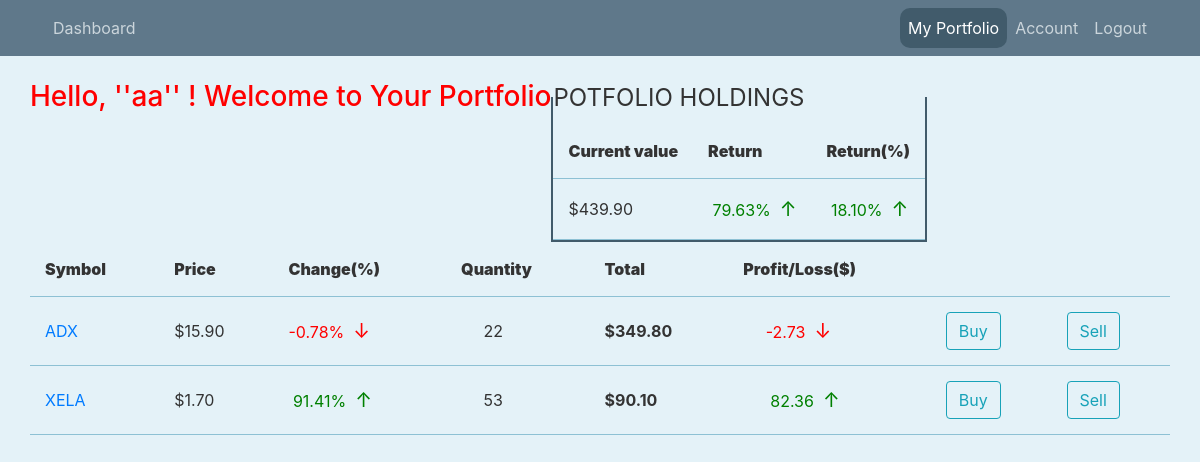
Before: /portfolio (signed in) with the older database file.
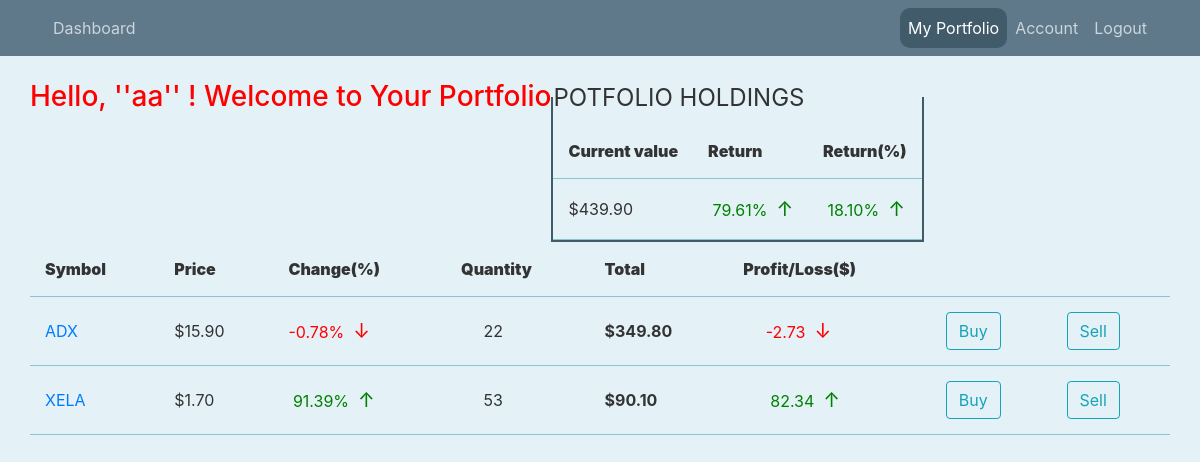
After: the same page with the newer database file.
### stockchart/models.py (models this page shows, shortened)
class User(db.Model,UserMixin):
    id = db.Column(db.Integer,primary_key=True)
    firstname = db.Column(db.String(20),unique=False,nullable=False)
    lastname = db.Column(db.String(20),unique=False,nullable=True)
    username = db.Column(db.String(20),unique=True,nullable=False)
    email = db.Column(db.String(120),unique=True,nullable=False)
    image_file = db.Column(db.String(20),nullable=False,default='default.jpg')
    password = db.Column(db.String(60),nullable = False)
    stocks = db.Column(db.String,nullable=False,default='.')

class Stock(db.Model):
    id = db.Column(db.Integer,primary_key=True,autoincrement=True)
    symbol = db.Column(db.String(10),nullable=False)
    price = db.Column(db.String(100),nullable=False)
    percent_change = db.Column(db.Text,nullable = False)
    name = db.Column(db.Text,nullable = False)
    change = db.Column(db.Text,nullable = False)

### stockchart/routes.py (the view)
@login_required
@app.route("/portfolio",methods=['GET'])
def portfolio():
    if current_user.is_authenticated:
        user_stocks = []
        if(current_user.stocks != '.'):
            user_stocks = list(int(i) for i in current_user.stocks[1:-1].split('.'))
        stocks = []
        stock_ids = set(user_stocks)
        for stock_id in stock_ids:
            map = {}
            stock = Stock.query.get_or_404(stock_id)
            map['symbol'] = stock.symbol
            map['price'] = stock.price
            map['percent_change'] = stock.percent_change
            map['count'] = user_stocks.count(stock_id)
            map['id'] = stock_id
            total = "{:.2f}".format(float(stock.price)*user_stocks.count(stock_id))
            map['total']=total
            pro_loss = format(float(total)*(float(stock.percent_change)/100),'.2f')
            map['pro_loss'] = pro_loss
            stocks.append(map)
        current_value = 0
        return_value = 0
        for map in stocks:
            current_value += float(map['total'])
            return_value += float(map['pro_loss'])
        return_percent = str(format((return_value/current_value)*100,'.2f'))
        current_value = format(current_value,'.2f')
        return_value = str(format(return_value,'.2f'))
        no_of_stocks = len(stocks)
        return render_template('portfolio.html',stocks=stocks,no_of_stocks=no_of_stocks,current_value=current_value,return_value=return_value,return_percent=return_percent)
    else:
        return redirect(url_for('login'))

### stockchart/models.py (called while the page is built)
@login_manager.user_loader
def load_user(user_id):
    return User.query.get(int(user_id))

### stockchart/templates/portfolio.html (shortened to what this page needs)
{% extends 'layout.html' %}
{% block content %}
        <marquee><h3 style="color: red;"> Hello, ''{{ current_user.username }}'' ! Welcome to Your Portfolio</h3></marquee>
        <form>
          <fieldset class="portfolio-value">
            <legend style="text-transform:uppercase;fonr-size:1.6em">Potfolio Holdings</legend>
           <div>
            <table style="width: 100%;">
              <thead style="height: 50px;">
                <th><b>Current value</b></th>
                <th><b>Return</b></th>
                <th><b>Return(%)</b></th>
              </thead>
              <tr>
              <td>
                ${{ current_value}}
              </td>
                {%if return_value[0] != '-'%}
          <td class="profit">&nbsp;{{ return_value }}%&nbsp;&nbsp;<span>&#8593;</span></td>
          {%else%}
          <td class="loss">{{ return_value }}%&nbsp;&nbsp;<span>&#8595;</span></td>
          {%endif%}
              {%if return_percent[0] != '-'%}
          <td class="profit">&nbsp;{{ return_percent }}%&nbsp;&nbsp;<span>&#8593;</span></td>
          {%else%}
          <td class="loss">{{ return_percent }}%&nbsp;&nbsp;<span>&#8595;</span></td>
          {%endif%}
              </tr>
            </table>
           </div>
          </fieldset>
        </form>
        <table style="width: 100%;">
          <thead style="height: 50px;">
            <th><b>Symbol</b></th>
            <th><b>Price</b></th>
            <th><b>Change(%)</b></th>
            <th><b>Quantity</b></th>
            <th><b>Total</b></th>
            <th><b>Profit/Loss($)</b></th>
          </thead>
          {%for stock in stocks%}
          <tr>
          <td><a href="{{url_for('stock',stock_id=stock.id)}}">{{ stock.symbol }}</a></td>
          <td>${{ stock.price }}</td>
          {%if stock.percent_change[0] != '-'%}
          <td class="profit">&nbsp;{{ stock.percent_change }}%&nbsp;&nbsp;<span>&#8593;</span></td>
          {%else%}
          <td class="loss">{{ stock.percent_change }}%&nbsp;&nbsp;<span>&#8595;</span></td>
          {%endif%}
          <td>&nbsp;&nbsp;&nbsp;&nbsp;&nbsp;{{ stock.count }}</td>
          <td><b>${{  stock.total }}</b></td>
          {%if stock.percent_change[0] != '-'%}
          <td class="profit">&nbsp;&nbsp;&nbsp;&nbsp;&nbsp;&nbsp;{{ stock.pro_loss }}&nbsp;&nbsp;<span>&#8593;</span></td>
          {%else%}
          <td class="loss">&nbsp;&nbsp;&nbsp;&nbsp;&nbsp;{{ stock.pro_loss }}&nbsp;&nbsp;<span>&#8595;</span></td>
          {%endif%}
          {%if current_user.is_authenticated%}
          <td><a href="{{url_for('buy_stock',stock_id=stock.id)}}"><button class='btn btn-outline-info'>Buy</button></a></td>
          <td><a href="{{url_for('sell_stock',stock_id=stock.id)}}"><button class='btn btn-outline-info'>Sell</button></a></td>
          {%endif%}
          </tr>
          {%endfor%}
        </table>
{% endblock content %}

### stockchart/templates/layout.html (shortened to what this page needs)
<!DOCTYPE html>
<html>
<head>
    <link rel="stylesheet" href="https://cdn.jsdelivr.net/npm/bootstrap@4.3.1/dist/css/bootstrap.min.css">
    <link rel="stylesheet" type="text/css" href="{{url_for('static',filename='main.css') }}">
</head>
<body >
    <header class="site-header">
        <nav class="navbar navbar-expand-md navbar-dark bg-steel fixed-top">
          <div class="container">
            <div class="collapse navbar-collapse" id="navbarToggle">
              <div class="navbar-nav mr-auto">
                <a class="nav-item nav-link" id="nv" href="{{url_for('dashboard')}}"  >Dashboard</a>
              </div>
              <div class="navbar-nav">
                {%if current_user.is_authenticated%}
                <a class="nav-item nav-link" id="nv" href="{{url_for('portfolio')}}">My Portfolio</a>
                <a class="nav-item nav-link" id="nv" href="{{url_for('account')}}">Account</a>
                <a class="nav-item nav-link" id="nv" href="{{url_for('logout')}}">Logout</a>
                {%else%}
                <a class="nav-item nav-link" id="nv" href="{{url_for('login')}}">Login</a>
                <a class="nav-item nav-link " href="{{url_for('register')}}">Register</a>
                {%endif%}
              </div>
            </div>
          </div>
        </nav>
      </header>
      <main role="main" class="container">
        <div class="row">
            {% block content %}{% endblock %}
      </main>
</body>
</html>

### stockchart/static/main.css (style rules this page uses)
body { background: rgb(228, 242, 248); color: #333333; margin-top: 5rem; }
h1, h2, h3, h4, h5, h6 { color: #444444; }
.bg-steel { background-color: #5f788a; }
.site-header .navbar-nav .nav-link { color: #cbd5db; }
.profit { color: green; }
.loss { color: red; }
tr { border-bottom: 0.5px solid rgb(141, 193, 212); }
th { padding: 15px; }
td { padding: 15px; }
span { font-size: 20px; }
a:is(:link, :active, :visited).active { background-color: rgb(65, 91, 107); border-radius: 10px; }
.portfolio-value { border: 2px solid rgb(65, 91, 107); width: 100%; }

Changed rows visible on the page:
changed Stock "XELA": percent_change "91.41" → "91.39"; pro_loss "82.36" → "82.34"
Other visible differences:
{{ return_value }}: "79.63" → "79.61"
